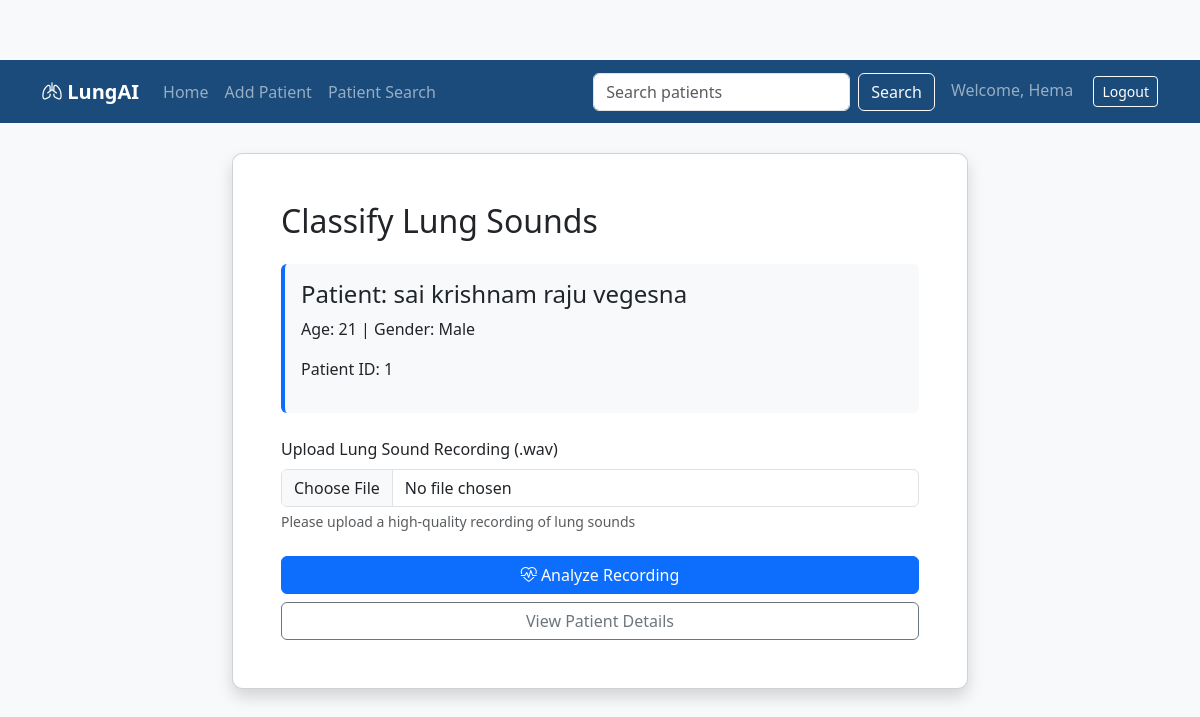
/classify/1 (signed in), run on the app's committed database.
### app.py (models this page shows)
class Patient(db.Model):
    id = db.Column(db.Integer, primary_key=True)
    first_name = db.Column(db.String(50), nullable=False)
    last_name = db.Column(db.String(50), nullable=False)
    age = db.Column(db.Integer, nullable=False)
    gender = db.Column(db.String(10), nullable=False)
    phone = db.Column(db.String(20), nullable=False)
    photo = db.Column(db.String(200))
    registration_date = db.Column(db.DateTime, default=datetime.utcnow)
    doctor_id = db.Column(db.Integer, db.ForeignKey('doctor.id'), nullable=False)
    recordings = db.relationship('Recording', backref='patient', lazy=True)

### app.py (the view, shortened to what this page needs)
@app.route('/classify/<int:patient_id>', methods=['GET', 'POST'])
def classify(patient_id):
    if 'user' not in session:
        return redirect(url_for('login'))
    patient = Patient.query.get_or_404(patient_id)
    return render_template('classify.html', patient=patient)

### app.py (called while the page is built)
@app.context_processor
def utility_processor():
    def file_exists(path):
        return os.path.exists(os.path.join(app.config['UPLOAD_FOLDER'], path))
    return dict(file_exists=file_exists)

### templates/classify.html
{% extends 'base.html' %}
{% block content %}
<div class="row justify-content-center">
    <div class="col-md-8">
        <div class="card shadow">
            <div class="card-body p-5">
                <h2 class="mb-4">Classify Lung Sounds</h2>
                <div class="patient-info mb-4 p-3 bg-light rounded">
                    <h4>Patient: {{ patient.first_name }} {{ patient.last_name }}</h4>
                    <p>Age: {{ patient.age }} | Gender: {{ patient.gender }}</p>
                    <p>Patient ID: {{ patient.id }}</p>
                </div>
                <form method="POST" action="{{ url_for('classify', patient_id=patient.id) }}" enctype="multipart/form-data">
                    <div class="mb-4">
                        <label for="audio" class="form-label">Upload Lung Sound Recording (.wav)</label>
                        <input class="form-control" type="file" id="audio" name="audio" accept=".wav" required>
                        <div class="form-text">Please upload a high-quality recording of lung sounds</div>
                    </div>
                    <div class="d-grid gap-2">
                        <button type="submit" class="btn btn-primary">
                            <i class="bi bi-heart-pulse"></i> Analyze Recording
                        </button>
                        <a href="{{ url_for('patient_details', patient_id=patient.id) }}" class="btn btn-outline-secondary">
                            View Patient Details
                        </a>
                    </div>
                </form>
            </div>
        </div>
    </div>
</div>
{% endblock %}

### static/css/styles.css (style rules this page uses)
body { background-color: #f8f9fa; padding-top: 60px; }
.card { border-radius: 10px; }
.patient-info { border-left: 4px solid #0d6efd; }

### data on the page
Patient: first_name "sai krishnam raju", last_name "vegesna", age "21", gender "Male", id "1"

### other printed values
{{ session['user'] }} "Hema"
